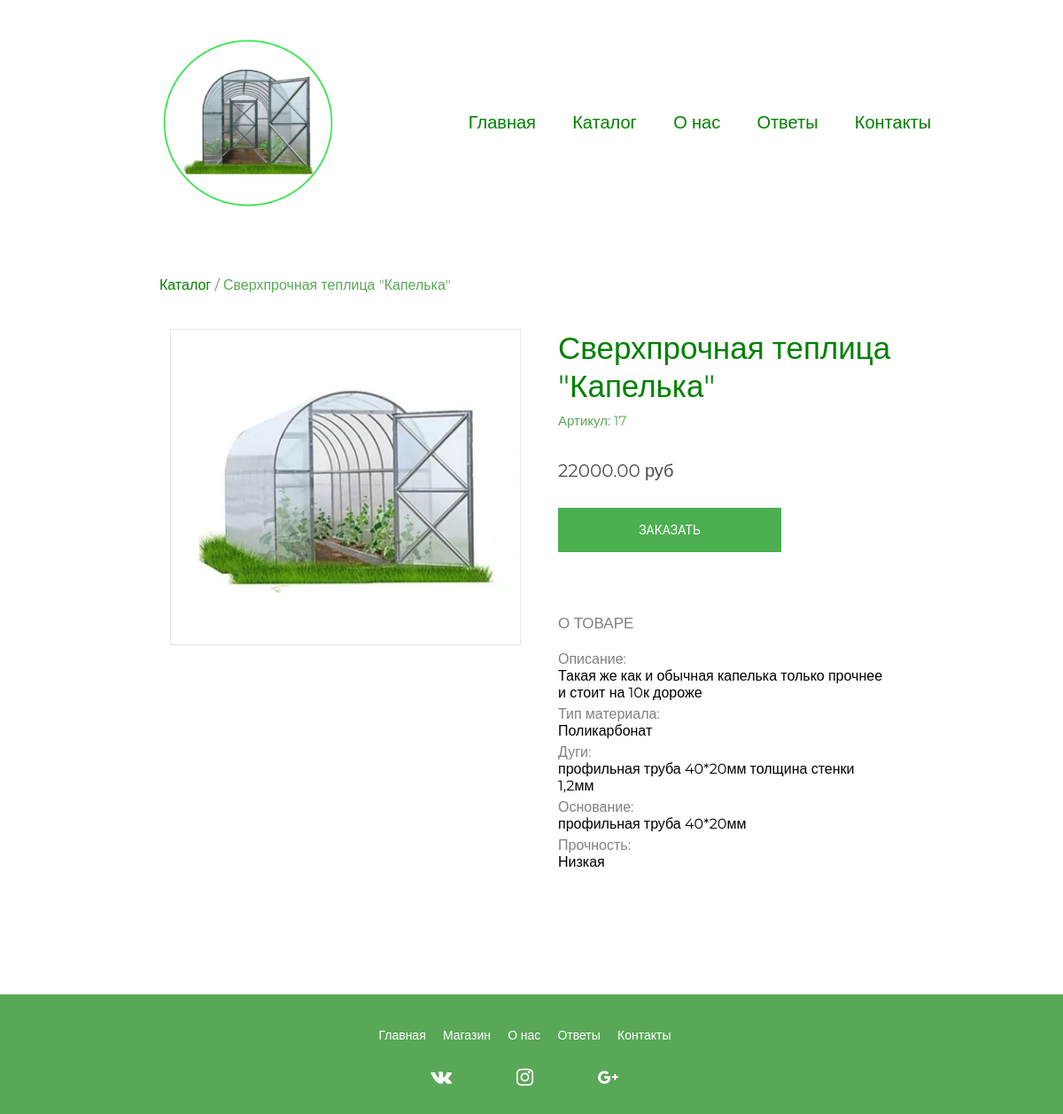
/product.php?id=17, run on an earlier commit of the app's database.
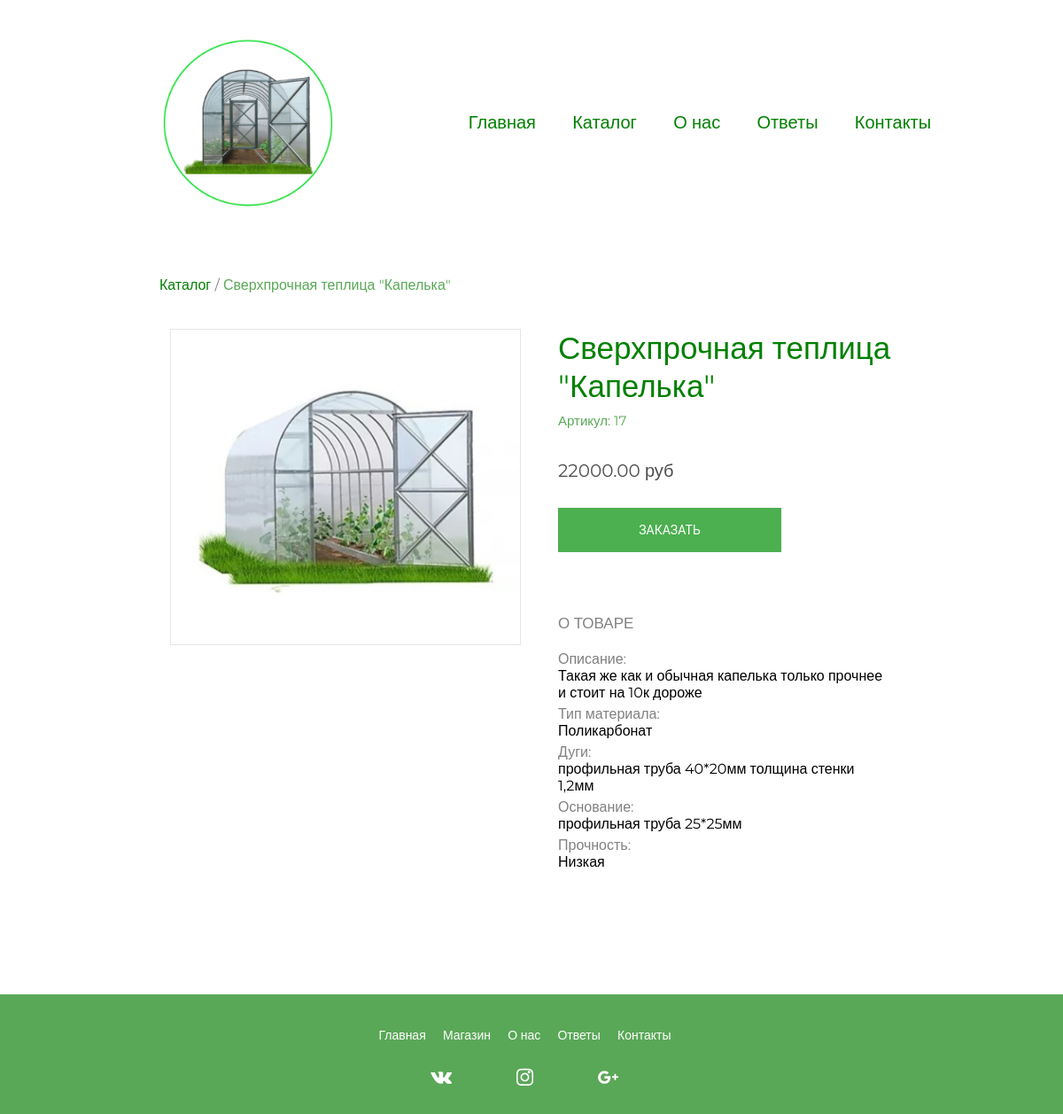
And on a later commit of the database.
### tables this page shows
CREATE TABLE `catalog_product` (
  `id` int NOT NULL COMMENT 'id',
  `product_name` varchar(255) DEFAULT NULL COMMENT 'Название товара',
  `product_price` decimal(10,2) DEFAULT NULL COMMENT 'Цена',
  `discount_price` decimal(10,2) DEFAULT NULL COMMENT 'Цена со скидкой',
  `material_type` varchar(100) DEFAULT NULL COMMENT 'Тип материала',
  `height` int DEFAULT NULL COMMENT 'Высота',
  `width` int DEFAULT NULL COMMENT 'Ширина',
  `length` int DEFAULT NULL COMMENT 'Длина',
  `arcs` varchar(100) DEFAULT NULL COMMENT 'Дуги',
  `base` varchar(100) DEFAULT NULL COMMENT 'Основание',
  `durability` varchar(30) DEFAULT NULL COMMENT 'Прочность',
  `description` varchar(1000) DEFAULT NULL COMMENT 'Описание товара',
  `image_path` varchar(255) DEFAULT NULL COMMENT 'Путь к фото товара',
  `available` int DEFAULT NULL COMMENT 'Статус'
);

### product.php (the view, shortened to what this page needs)
<?php
  require_once 'php/connection.php';
  $get_id = $_GET['id'];
  $mysql -> set_charset("utf8");
  $query = mysqli_query($mysql, "SELECT * FROM `catalog_product` WHERE `id` = '$get_id' AND `available` = 1");
  $product = mysqli_fetch_assoc($query);
?>
<?php require_once 'layouts/header.php' ?>
<main class="transition-fade" id="swup">
	<div class="container">
    <div class="breadcrumbs">
        <p><a href="/catalog" style="color: green;">Каталог</a> / <a style="color: #59A857;"><?= $product['product_name'] ?></a></p>
    </div>
    <section class="product row">
      <div class="product-image col s12 m6">
        <img src="<?= $product['image_path'] ?>" alt="">
      </div>
      <div class="product-feature col s12 m6">
        <div class="product_name">
          <?= $product['product_name'] ?>
        </div>
        <div class="vendor_code">
          Артикул: <?= $product['id'] ?>
        </div>
        <div class="product_price">
          <?= $product['product_price'] ?> руб
        </div>
        <div class="row">
          <button class="button-product modal-buy-trigger col s12 m8">ЗАКАЗАТЬ</button>
        </div>
      </div>
      <div class="row">
        <div class="product_about col s12 m6">
          <p class="title-about">О товаре</p>
          <div class="description">
            <div class="product_description">
              <p class="title">Описание:</p><?= $product['description'] ?>
            </div>
            <div class="material_type">
              <p class="title">Тип материала:</p> <?= $product['material_type'] ?>
            </div>
            <div class="product_arcs">
              <p class="title">Дуги:</p> <?= $product['arcs'] ?>
            </div>
            <div class="product_base">
              <p class="title">Основание:</p> <?= $product['base'] ?>
            </div>
            <div class="product_durability">
              <p class="title">Прочность:</p> <?= $product['durability'] ?>
            </div>
          </div>
        </div>
      </div>
    </section>
  </div>
</main>
<?php require_once 'layouts/footer.php' ?>

### layouts/header.php (shortened to what this page needs)
<?php
  $url = $_SERVER["REQUEST_URI"];
  $url_main = "/";
  $url_about =  "/about";
  $url_index = "/index";
  $url_catalog = "/catalog";
  $url_contacts = "/contacts";
  $url_answers = "/answers";
  $c_active = 'class="active"';
?>
<!DOCTYPE html>
<html lang="ru">
<head>
	<link rel="stylesheet" href="assets/style/css/style.css">
</head>
<body>
	<header>
    <div class="logo">
  		<a href="<?php echo $url_index; ?>">
  			<img class="logo-img" src="assets/img/logot.jpg" width="200" height="200" alt="logo">
  		</a>
  	</div>
		<nav>
			<div class="topnav" id="myTopnav">
				<a <?php if ($url == $url_main || $url == $url_index) {echo $c_active;} ?> href="<?php echo $url_index; ?>">Главная</a>
				<a <?php if ($url == $url_catalog) {echo $c_active;} ?>  href="<?php echo $url_catalog; ?>">Каталог</a>
				<a <?php if ($url == $url_about) {echo $c_active;} ?>  href="<?php echo $url_about; ?>">О нас</a>
				<a <?php if ($url == $url_answers) {echo $c_active;} ?>  href="<?php echo $url_answers; ?>">Ответы</a>
				<a <?php if ($url == $url_contacts) {echo $c_active;} ?>  href="<?php echo $url_contacts; ?>">Контакты</a>
			</div>
		</nav>
	</header>

### layouts/footer.php (shortened to what this page needs)
<footer>
  <nav>
    <a href="index">Главная</a>
    <a href="catalog">Магазин</a>
    <a href="about">О нас</a>
    <a href="answers">Ответы</a>
    <a href="contacts">Контакты</a>
  </nav>
  <div class="social">
    <a href="https://vk.com/sergej.kuzneczov"><img src="assets/img/vk.jpg" width="75" height="75"></a>
    <a href="https://www.instagram.com/konstaaaaant/?hl=ru"><img src="assets/img/inst.jpg" width="75" height="75"></a>
    <a href="mailto:koscuz0@gmail.com"><img src="assets/img/google.jpg" width="75" height="75"></a>
  </div>
</footer>
</body>
</html>

### assets/style/css/style.css (style rules this page uses)
* { margin: 0; padding: 0; -webkit-box-sizing: inherit; box-sizing: inherit; }
a { text-decoration: none; }
body { font-family: 'Montserrat', sans-serif; }
header { background-color: white; display: flex; }
.logo { display: flex; padding-left: 15%; padding-top: 3%; box-sizing: border-box; }
nav { margin: auto; padding-top: 3%; }
.topnav { font-size: 20px; background-color: white; }
.topnav a { color: green; text-align: center; padding: 14px 18px; transition-property: all; transition-timing-function: ease-out; }
main { padding-top: 6%; }
.transition-fade { transition: 0.5s; opacity: 1; }
footer { width: 100%; height: auto; background: #59A857; margin-top: 120px; text-align: center; }
footer a { color: white; font-size: 14px; margin-right: 15px; text-align: center; }
footer nav { text-align: center; }
.social img { margin-top: 1px; position: relative; align-items: center; }
.button-product { font-family: "Roboto", sans-serif; text-transform: uppercase; outline: 0; background: #4CAF50; width: 100%; border: 0; height: 50px; color: #FFFFFF; font-size: 14px; -webkit-transition: all 0.3 ease; transition: all 0.3 ease; cursor: pointer; margin: 10px 0 10px 0; }
p { color: gray; }
.container { margin: 0 auto; max-width: 1280px; width: 90%; }
@media only screen and (min-width: 601px) { .container { width: 85%; } }
@media only screen and (min-width: 993px) { .container { width: 70%; } }
.product-image { align-items: center; width: 50%; }
.modal section.product .description div, section.product .description div { margin: 5px 0 0 0; }
section.product .product-image img { border: 1px solid #e6e6e6; height: auto; width: 100%; }
section.product { margin-top: 40px; }
section.product .product_name { font-size: 35px; color: green; }
section.product .vendor_code { font-size: 15px; margin-top: 8px; color: #59A857; }
section.product .product_price { font-size: 20px; margin-top: 35px; color: #4d4d4d; }
section.product .product-feature { padding-left: 30px; width: 50%; }
section.product .title-about { text-transform: uppercase; font-size: 17px; margin-top: 40px; }
section.product .button-product { margin-top: 30px; }
section.product .description { margin-top: 20px; }
section.product .product_about { padding-left: 30px; }
.row { margin-left: auto; margin-right: auto; margin-bottom: 20px; }
.row:after { content: ""; display: table; clear: both; }
.row .col { float: left; -webkit-box-sizing: border-box; box-sizing: border-box; padding: 0 0.75rem; min-height: 1px; }
.row .col.s12 { width: 100%; margin-left: auto; left: auto; right: auto; }
@media only screen and (min-width: 601px) { .row .col.m6 { width: 50%; margin-left: auto; left: auto; right: auto; } }
@media only screen and (min-width: 601px) { .row .col.m8 { width: 66.6666666667%; margin-left: auto; left: auto; right: auto; } }

What changed in the data, as far as the page shows it:
changed catalog_product "Сверхпрочная теплица \"Капелька\"": base "профильная труба 40*20мм" → "профильная труба 25*25мм"
